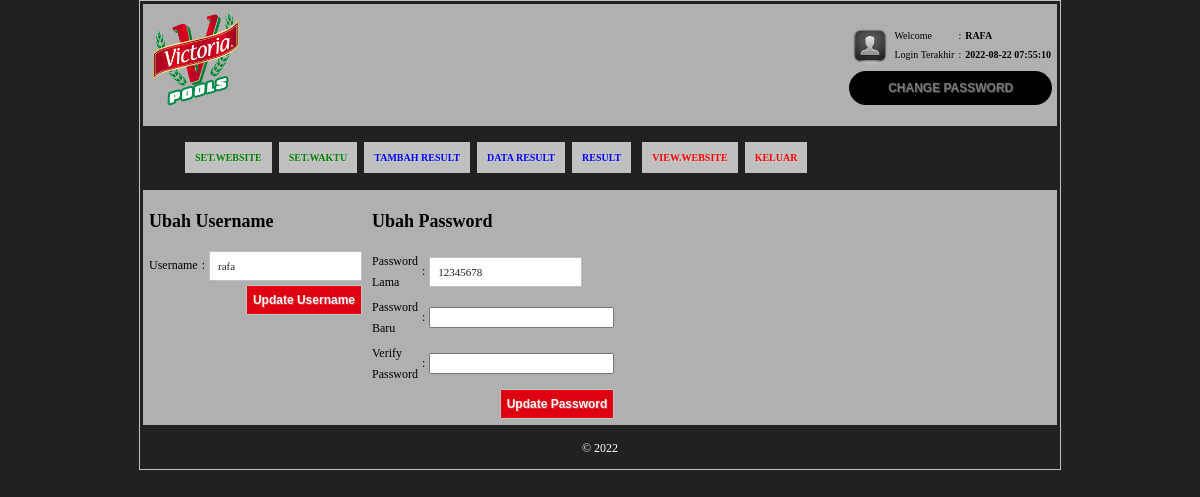
Screenshot of /admin/index.php?goto=ubah (signed in) with the database file from the repository.
### tables this page shows
CREATE TABLE `konfigurasi` (
  `id` int(11) NOT NULL DEFAULT 0,
  `judul` varchar(100) NOT NULL,
  `about` varchar(9999) NOT NULL,
  `running_text` varchar(1000) NOT NULL,
  `disclaimer` varchar(9999) NOT NULL,
  `timezone` varchar(50) NOT NULL,
  `gmt` varchar(6) NOT NULL,
  `logo` varchar(300) NOT NULL,
  `email` varchar(300) NOT NULL,
  `email2` varchar(300) NOT NULL,
  `email3` varchar(300) NOT NULL,
  `banner` text NOT NULL
);

CREATE TABLE `tb_user` (
  `user_id` int(11) NOT NULL,
  `username` varchar(50) DEFAULT NULL,
  `password1` varchar(200) DEFAULT NULL,
  `last_login` datetime DEFAULT NULL,
  `register_date` datetime DEFAULT NULL,
  `level` varchar(20) DEFAULT NULL,
  `foto` varchar(100) DEFAULT NULL
);

### admin/index.php (called while the page is built, shortened)
<?php
include '../connect-db.php';
	include "template.php";
?>

### connect-db.php (called while the page is built, shortened)
<?php
$url2 = 'https://'.$_SERVER["SERVER_NAME"].'/';
$waktu = mysql_query("SELECT * FROM konfigurasi WHERE id=1");
$test2 = mysql_fetch_array($waktu);
$manis = $test2['logo'] ;
?>

### admin/resetpass.php (the view, shortened to what this page needs)
<?php
	include "../connect-db.php";
	$pro = mysql_query("SELECT * from tb_user where username='".$_SESSION['userid']."'");
	$u = mysql_fetch_array($pro);
?>
<form action="" method="post" enctype="multipart/form-data" name="frmadmin">
<table width="40%">
	<tr>
		<td align="left" valign="top" width="50%">
			<table>
				<tr>
					<td colspan="3"><h2><strong>Ubah Username</strong></h2></td>
				</tr>
				<tr>
					<td>Username</td>
					<td>:</td>
					<td><label for="username"></label><input type="hidden" name="idp" value="<?php echo $u['user_id']; ?>" /><input name="username" class="field" type="text" id="username" size="20" value="<?php echo $u['username']; ?>" ></td>
				</tr>
				<tr>
					<td colspan="3" align="right"><input name="save" type="submit" id="save" value="Update Username"></td>
				</tr>
			</table>
		</td>
		<td align="right" width="50%">
			<table>
				<tr>
					<td colspan="3"><h2><strong>Ubah Password</strong></h2></td>
				</tr>
				<tr>
					<td>Password Lama</td>
					<td>:</td>
					<td><input name="old" class="field" type="text" id="old" size="20" value="<?php echo $u['password1']; ?>"></td>
				</tr>
				<tr>
					<td>Password Baru</td>
					<td>:</td>
					<td><input name="new" class="field" type="password" id="new" size="20"></td>
				</tr>
				<tr>
					<td>Verify Password</td>
					<td>:</td>
					<td><input name="vnew" class="field" type="password" id="vnew" size="20"></td>
				</tr>
				<tr>
					<td colspan="3" align="right"><label for="button"></label><input name="save2" class="button" type="submit" id="save2" value="Update Password"></td>
				</tr>
			</table>
		</td>
	</tr>
</table>
</form>

### admin/template.php (shortened to what this page needs)
<?php
	include "../connect-db.php";
	$user = mysql_query("SELECT * from tb_user where username = '".$_SESSION['userid']."'");
		if (mysql_num_rows($user) > 0) {
			$u = mysql_fetch_array($user);
		} else {
		header('Location: '.$url2.'user.php');
		exit;
		}
 ?>
<!DOCTYPE HTML PUBLIC "-//W3C//DTD HTML 4.01//EN" "http://www.w3.org/TR/html4/strict.dtd">
<html>
<meta name="viewport" content="width=device-width,initial-scale=1,maximum-scale=1" /><head>
<link type="text/css" href="js/jdpicker.css"  rel="stylesheet" media="screen">
<link type="text/css" href="admin.css" rel="stylesheet">
</head>
<body>
<div id="wrap">
<table width="100%" align="center">
	<tbody>
		<tr>
			<td>
			<div class="header">
				<table width="100%">
					<tr>
						<td align="left"><a href="index.php"><img src="<?php echo $url2."images/".$manis;?>" width="100"></a></td>
						<td align="right">
							<table>
								<tr>
									<td rowspan="2"><img src="images/bl.png" width="40"></td>
									<td>Welcome </td>
									<td>:</td>
									<td><b><?php echo strtoupper($_SESSION['userid']);?></b></td>
								</tr>
								<tr>
									<td valign="top">Login Terakhir </td>
									<td valign="top">:</td>
									<td valign="top"><b><?php echo $u['last_login'];?></b></td>
								</tr>
								<tr>
									<td class="tdnya" colspan="4"><a href="index.php?goto=ubah"><b>CHANGE PASSWORD</b></a></td>
								</tr>
							</table>
						</td>
					</tr>
				</table>
			</div>
			</td>
		</tr>
		<tr>
			<td>
			<div class="content-wrapper">
				<div id="nav">
					<ul>
						<li><?php $xaks = mysql_num_rows(mysql_query("select * from tb_akses where admin='".$_SESSION['userid']."' and akses='set_web'")); if ($xaks>0){ ?><a href="index.php?goto=setting"><b style="color:green">SET.WEBSITE</b></a><?php } ?></li>
						<li><?php $xaks = mysql_num_rows(mysql_query("select * from tb_akses where admin='".$_SESSION['userid']."' and akses='set_waktu'")); if ($xaks>0){ ?><a href="index.php?goto=waktu"><b style="color:green">SET.WAKTU</b></a><?php } ?></li>
						<li><?php $xaks = mysql_num_rows(mysql_query("select * from tb_akses where admin='".$_SESSION['userid']."' and akses='tambah_result'")); if ($xaks>0){ ?><a href="index.php?goto=add"><b style="color:blue">TAMBAH RESULT</b></a><?php } ?></li>
						<li><?php $xaks = mysql_num_rows(mysql_query("select * from tb_akses where admin='".$_SESSION['userid']."' and akses='data_result'")); if ($xaks>0){ ?><a href="index.php?goto=editresult"><b style="color:blue">DATA RESULT</b></a><?php } ?></li>
						<li><?php $xaks = mysql_num_rows(mysql_query("select * from tb_akses where admin='".$_SESSION['userid']."' and akses='view_result'")); if ($xaks>0){ ?><a href="index.php?goto=result"><b style="color:blue">RESULT</b></a><?php } ?></li>
						<li><a href="<?php echo $url2;?>" target="_blank" style="color:red; text-docoration:none; font-weight:bold;">VIEW.WEBSITE</a></li>
						<li><a href="index.php?logout" style="color:red; text-docoration:none; font-weight:bold;">KELUAR</a></li>
					</ul>
				</div>
			</div>
			</td>
		</tr>
		<tr>
			<td>
				<div class="content">
				<?php include $content; ?>
				</div>
			</td>
		</tr>
	</tbody>
</table>
<div class="footer">&copy; <?php echo date("Y");?></div>
</div>
</body>
</html>

### admin/admin.css (style rules this page uses)
html, body { height:100%; margin: 0; padding: 0; background-color: #212121; font-family: verdana; font-size: 12px; }
#wrap { margin: 0 auto; width:920px; border:1px solid #c0c0c0; text-align:center; }
.header { margin: 0 auto; text-align: center; padding: 5px 0 5px 0; font-size: 10px; background-color: #b0b0b0; }
.content-wrapper { width: 100%; padding: -10px; margin: 0 auto; text-align: center; background-color: #212121; }
.content { width: 100%; margin: 0 auto; background-color: #b0b0b0; line-height: 21px; text-align: left; }
.footer { width: 100%; margin: 0 auto; background-color: #212121; line-height: 21px; text-align: center; color:#fff; padding:10px 0 10px 0; }
#nav ul { list-style-type: none; text-align: left; }
#nav ul li { display: inline; margin:2px; }
#nav ul li a { text-decoration: none; padding: 10px; color: #fff; font-family:verdana; font-size:10px; background-color: #c0c0c0; }
a { color: #797979; font: bold 12px/32px Arial,sans-serif; height: 32px; text-decoration: none; text-shadow: 1px 1px 0 rgba(255, 255, 255, 0.2); }
.tdnya { color:#fff; background:black; border-radius:20px; text-decoration:none; text-align:center; }
input[type='text'] { color: #212121; font: 11px verdana; padding:8px; border:1px solid #c0c0c0; text-shadow: 1px 1px 0 rgba(255, 255, 255, 0.2); }
input[type='submit'],input[type='button'] { color: #fff; background:#de000f; font: bold 12px Arial; height:30px; border:1px solid #c0c0c0; text-decoration: none; text-shadow: 1px 1px 0 rgba(255, 255, 255, 0.2); }

### rows the page displays
konfigurasi: logo (picture)
tb_user: last_login "2022-08-22 07:55:10", username "rafa", old "12345678"

### other values shown
$_SESSION['userid'] "RAFA"
